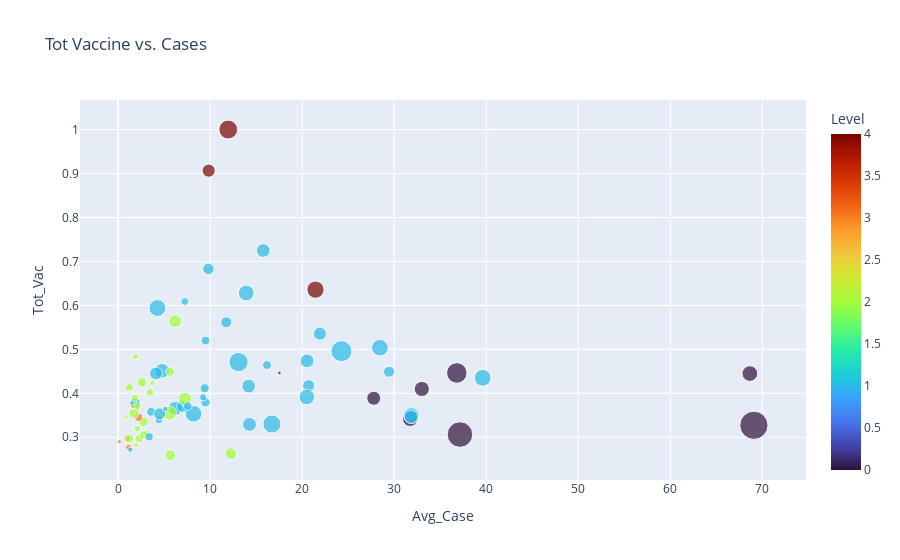

The notebook cell saved with this chart:
### Code cell
# Vaccine vs. Cases (with Level)
fig = px.scatter(X, x="Avg_Case", y="Tot_Vac",size='Avg_PosTest',hover_name='Province',color='Level',title='Tot Vaccine vs. Cases',color_continuous_scale='Turbo')
fig.show()

### Figure 1 — Plotly figure (JSON) as saved in the notebook; plotly's stock layout.template omitted (floating-point values rounded to 4 significant figures)
{"data": [{"hovertemplate": "<b>%{hovertext}</b><br><br>Avg_Case=%{x}<br>Tot_Vac=%{y}<br>Avg_PosTest=%{marker.size}<br>Level=%{marker.color}<extra></extra>", "hovertext": ["Amnat Charoen", "Ang Thong", "Bangkok", "Bueng Kan", "Buriram", "Chachoengsao", "Chai Nat", "Chaiyaphum", "Chanthaburi", "Chiang Mai", "Chiang Rai", "Chonburi", "Chumphon", "Kalasin", "Kamphaeng Phet", "Kanchanaburi", "Khon Kaen", "Krabi", "Lampang", "Lamphun", "Loei", "Lopburi", "Mae Hong Son", "Maha Sarakham", "Mukdahan", "Nakhon Nayok", "Nakhon Pathom", "Nakhon Phanom", "Nakhon Ratchasima", "Nakhon Sawan", "Nakhon Si Thammarat", "Nan", "Narathiwat", "Nong Bua Lamphu", "Nong Khai", "Nonthaburi", "Pathum Thani", "Pattani", "Phang Nga", "Phatthalung", "Phayao", "Phetchabun", "Phetchaburi", "Phichit", "Phitsanulok", "Phra Nakhon Si Ayutthaya", "Phrae", "Phuket", "Prachinburi", "Prachuap Khiri Khan", "Ranong", "Ratchaburi", "Rayong", "Roi Et", "Sa Kaeo", "Sakon Nakhon", "Samut Prakan", "Samut Sakhon", "Samut Songkhram", "Saraburi", "Satun", "Sing Buri", "Sisaket", "Songkhla", "Sukhothai", "Suphan Buri", "Surat Thani", "Surin", "Tak", "Trang", "Trat", "Ubon Ratchathani", "Udon Thani", "Uthai Thani", "Uttaradit", "Yala", "Yasothon"], "legendgroup": "", "marker": {"color": [2, 1, 4, 3, 2, 1, 2, 2, 0, 1, 1, 1, 1, 2, 2, 1, 1, 4, 2, 2, 2, 1, 2, 2, 3, 1, 1, 3, 1, 1, 0, 3, 0, 1, 2, 2, 1, 0, 4, 1, 2, 1, 1, 1, 1, 1, 2, 4, 1, 1, 1, 1, 1, 2, 1, 3, 1, 1, 1, 1, 1, 2, 2, 0, 2, 1, 1, 2, 0, 1, 1, 1, 1, 2, 2, 0, 2], "coloraxis": "coloraxis", "size": [0.01328, 0.1338, 0.116, 0.02593, 0.02471, 0.08196, 0.01859, 0.02999, 0.1551, 0.1297, 0.07679, 0.1267, 0.221, 0.07573, 0.06539, 0.1283, 0.1883, 0.008799, 0.0358, 0.02076, 0.1382, 0.09165, 0.09362, 0.02761, 0.04941, 0.05674, 0.1426, 0.01164, 0.1109, 0.06065, 0.159, 0.01526, 0.4416, 0.01886, 0.1203, 0.1133, 0.1937, 0.5397, 0.2, 0.1684, 0.04173, 0.05298, 0.1155, 0.04292, 0.09831, 0.05161, 0.06742, 0.2388, 0.1001, 0.1871, 0.04114, 0.1633, 0.2962, 0.04551, 0.1314, 0.02985, 0.1661, 0.08952, 0.03598, 0.2511, 0.1258, 0.05329, 0.01709, 0.2854, 0.04032, 0.01817, 0.05478, 0.04365, 0.1315, 0.1895, 0.08442, 0.04531, 0.05019, 0.04233, 0.06532, 0.167, 0.05364], "sizemode": "area", "sizeref": 0.001349, "symbol": "circle"}, "mode": "markers", "name": "", "orientation": "v", "showlegend": false, "type": "scatter", "x": [0.8647, 6.21, 9.849, 1.142, 1.89, 11.76, 3.965, 2.102, 33.0, 20.54, 1.852, 15.77, 16.71, 5.695, 2.755, 14.19, 8.204, 17.53, 1.816, 3.732, 5.578, 7.007, 12.26, 3.059, 2.237, 9.41, 4.786, 0.138, 4.122, 9.504, 31.73, 1.674, 37.14, 1.336, 7.266, 6.205, 4.275, 69.08, 21.45, 31.86, 3.447, 3.597, 21.93, 4.451, 4.517, 9.508, 1.716, 11.97, 20.7, 28.44, 7.252, 20.51, 24.27, 2.284, 14.28, 0.9849, 13.93, 9.817, 9.243, 13.09, 31.85, 5.657, 1.966, 36.81, 2.106, 5.139, 16.18, 2.77, 27.78, 39.61, 29.44, 3.381, 7.573, 1.239, 2.604, 68.64, 1.227], "xaxis": "x", "y": [0.3463, 0.3658, 0.9064, 0.2769, 0.4831, 0.5616, 0.3608, 0.3198, 0.4099, 0.4737, 0.3772, 0.7248, 0.3301, 0.2595, 0.3355, 0.4162, 0.3534, 0.4464, 0.3895, 0.4231, 0.3552, 0.37, 0.2627, 0.3097, 0.3454, 0.4114, 0.4513, 0.2901, 0.4454, 0.3797, 0.3419, 0.3701, 0.3063, 0.2716, 0.3872, 0.5639, 0.594, 0.3273, 0.6358, 0.3495, 0.402, 0.358, 0.5356, 0.3397, 0.3533, 0.52, 0.355, 1, 0.4172, 0.5038, 0.6089, 0.3916, 0.4959, 0.2971, 0.3292, 0.2972, 0.6281, 0.6829, 0.3909, 0.4712, 0.3469, 0.4489, 0.2822, 0.4464, 0.3705, 0.3646, 0.4643, 0.3052, 0.3888, 0.4353, 0.4491, 0.3013, 0.371, 0.4135, 0.4248, 0.445, 0.2974], "yaxis": "y"}], "layout": {"coloraxis": {"colorbar": {"title": {"text": "Level"}}, "colorscale": [[0, "#30123b"], [0.07143, "#4145ab"], [0.1429, "#4675ed"], [0.2143, "#39a2fc"], [0.2857, "#1bcfd4"], [0.3571, "#24eca6"], [0.4286, "#61fc6c"], [0.5, "#a4fc3b"], [0.5714, "#d1e834"], [0.6429, "#f3c63a"], [0.7143, "#fe9b2d"], [0.7857, "#f36315"], [0.8571, "#d93806"], [0.9286, "#b11901"], [1, "#7a0402"]]}, "legend": {"itemsizing": "constant", "tracegroupgap": 0}, "title": {"text": "Tot Vaccine vs. Cases"}, "xaxis": {"anchor": "y", "domain": [0, 1], "title": {"text": "Avg_Case"}}, "yaxis": {"anchor": "x", "domain": [0, 1], "title": {"text": "Tot_Vac"}}}}
